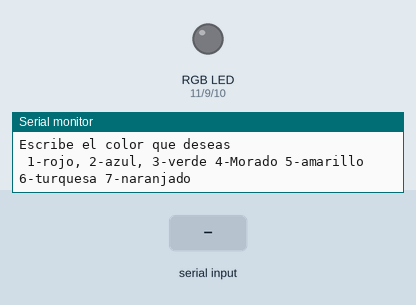
Simulated run of this sketch. Board: Arduino Uno, built with avr-gcc and run on an emulated ATmega328P. On the bench: an RGB LED mixed from three pins (HIGH = lit), the last lines printed to the serial monitor. Inputs (shaded band) come from the test bench.

Above: at 1.2 s.
1.3 s: "1\n" received over Serial
At 2.1 s:
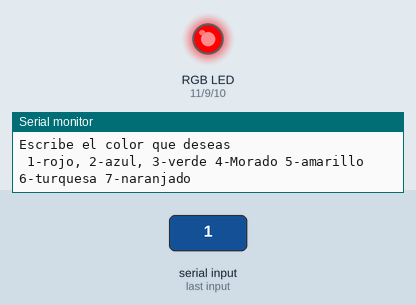
3.8 s: "2\n" received over Serial
At 4.1 s:
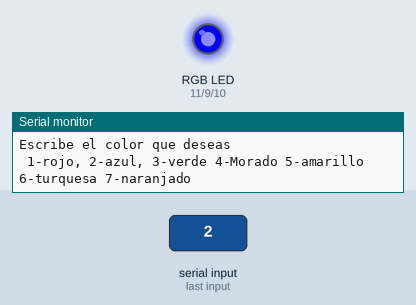
6.3 s: "3\n" received over Serial
At 7.1 s:
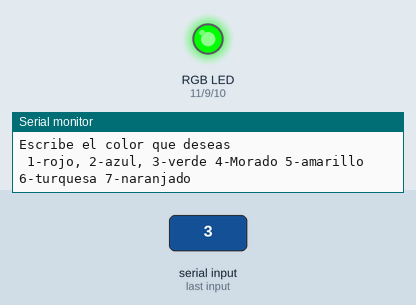
8.8 s: "4\n" received over Serial
At 9.1 s:
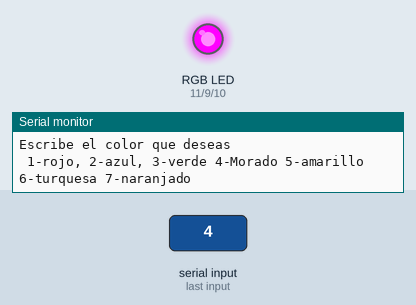
11.3 s: "5\n" received over Serial
At 12.1 s:
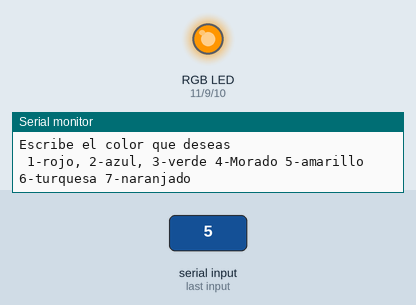
13.8 s: "3\n" received over Serial
At 14.1 s:
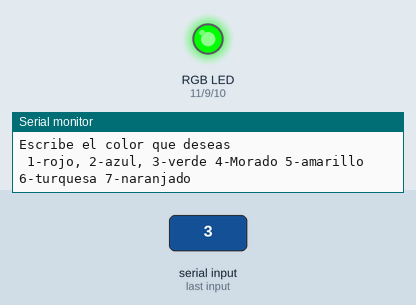
Timing chart, 0 to 16.8 s (numbered marks = the images above; inputs shaded):
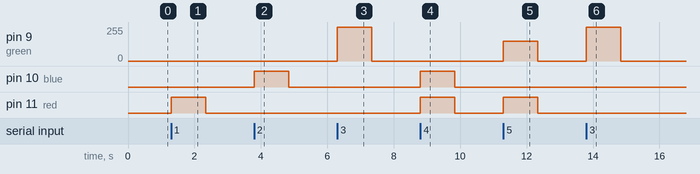

The sketch:

LedRgb_Switch.ino
```cpp
int colorLed;
String msg1 = "Escribe el color que deseas";
String msg2 = " 1-rojo, 2-azul, 3-verde 4-Morado 5-amarillo 6-turquesa 7-naranjado";
int red = 11;
int green = 9;
int blue = 10;
int dt = 1000;

void setup() {
  // put your setup code here, to run once:
  Serial.begin(9600);
  pinMode(red, OUTPUT);
  pinMode(green, OUTPUT);
  pinMode(blue, OUTPUT);

}

void loop() {
  // put your main code here, to run repeatedly:
  // Primero preguntamos
  Serial.println();
  Serial.println(msg1);
  Serial.println(msg2);
  //Luego esperamos , haciendo uso de un ciclo while
  //mientras no haya nada en el monitor seral , esperar
  while (Serial.available() == 0) {

  }
  colorLed = Serial.parseInt(); //Leemos el valor de nuestro nombre y lo guardamos en la variable

  switch (colorLed) {
    case 1:
      digitalWrite(red, HIGH);
      digitalWrite(blue, LOW);
      digitalWrite(green, LOW);
      break;

    case 2:
      digitalWrite(blue, HIGH);
      digitalWrite(red, LOW);
      digitalWrite(green, LOW);
      break;

    case 3:
      digitalWrite(green, HIGH);
      digitalWrite(blue, LOW);
      digitalWrite(red, LOW);
      break;

    case 4:
      digitalWrite(green, LOW);
      digitalWrite(blue, HIGH);
      digitalWrite(red, HIGH);
      break;

    case 5:
      analogWrite(green, 150);
      analogWrite(blue, 0);
      analogWrite(red, 255);
      break;

    case 6:
      analogWrite(green, 255);
      analogWrite(blue, 150);
      analogWrite(red, 0);
      break;

    case 7:
      analogWrite(green, 100);
      analogWrite(blue, 0);
      analogWrite(red, 255);
      break;

    default:
      digitalWrite(green, LOW);
      digitalWrite(blue, LOW);
      digitalWrite(red, LOW);
      Serial.println("EL VALOR NO EXISTE");
      Serial.println("POR FAVOR INTENTA DE NUEVO");
  }


  Serial.print(colorLed);

}
```

Measured:
- after the input at 1.3 s, pin 11 (red): LOW → HIGH at once, → LOW 1.0 s later
- after the input at 3.8 s, pin 10 (blue): LOW → HIGH at once, → LOW 1.0 s later
- after the input at 6.3 s, pin 9 (green): 0/255 → 255/255 at once, → 0/255 1.0 s later
- after the input at 8.8 s, pin 10 (blue), pin 11 (red): LOW → HIGH at once, → LOW 1.0 s later
- after the input at 11.3 s, pin 9 (green): 0/255 → 150/255 at once, → 0/255 1.0 s later; pin 11 (red): LOW → HIGH at once, → LOW 1.0 s later
- after the input at 13.8 s, pin 9 (green): 0/255 → 255/255 at once, → 0/255 1.0 s later
